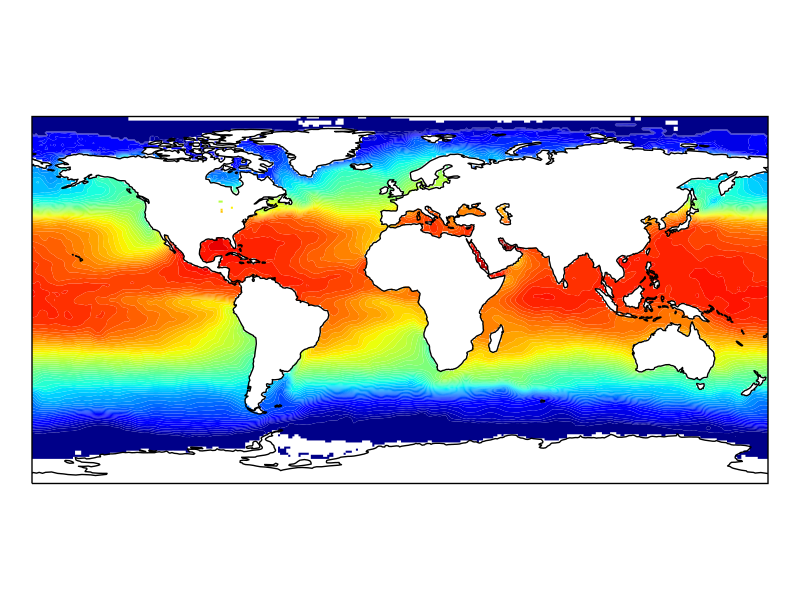

The Python source for this figure:
import os
import matplotlib.pyplot as plt
from netCDF4 import Dataset as netcdf_dataset
import numpy as np

from cartopy import config
import cartopy.crs as ccrs


# get the path of the file. It can be found in the repo data directory.
fname = os.path.join(config["repo_data_dir"],
                     'netcdf', 'HadISST1_SST_update.nc'
                     )

dataset = netcdf_dataset(fname)
sst = dataset.variables['sst'][0, :, :]
lats = dataset.variables['lat'][:]
lons = dataset.variables['lon'][:]

ax = plt.axes(projection=ccrs.PlateCarree())

plt.contourf(lons, lats, sst, 60,
             transform=ccrs.PlateCarree())

ax.coastlines()

plt.show()
